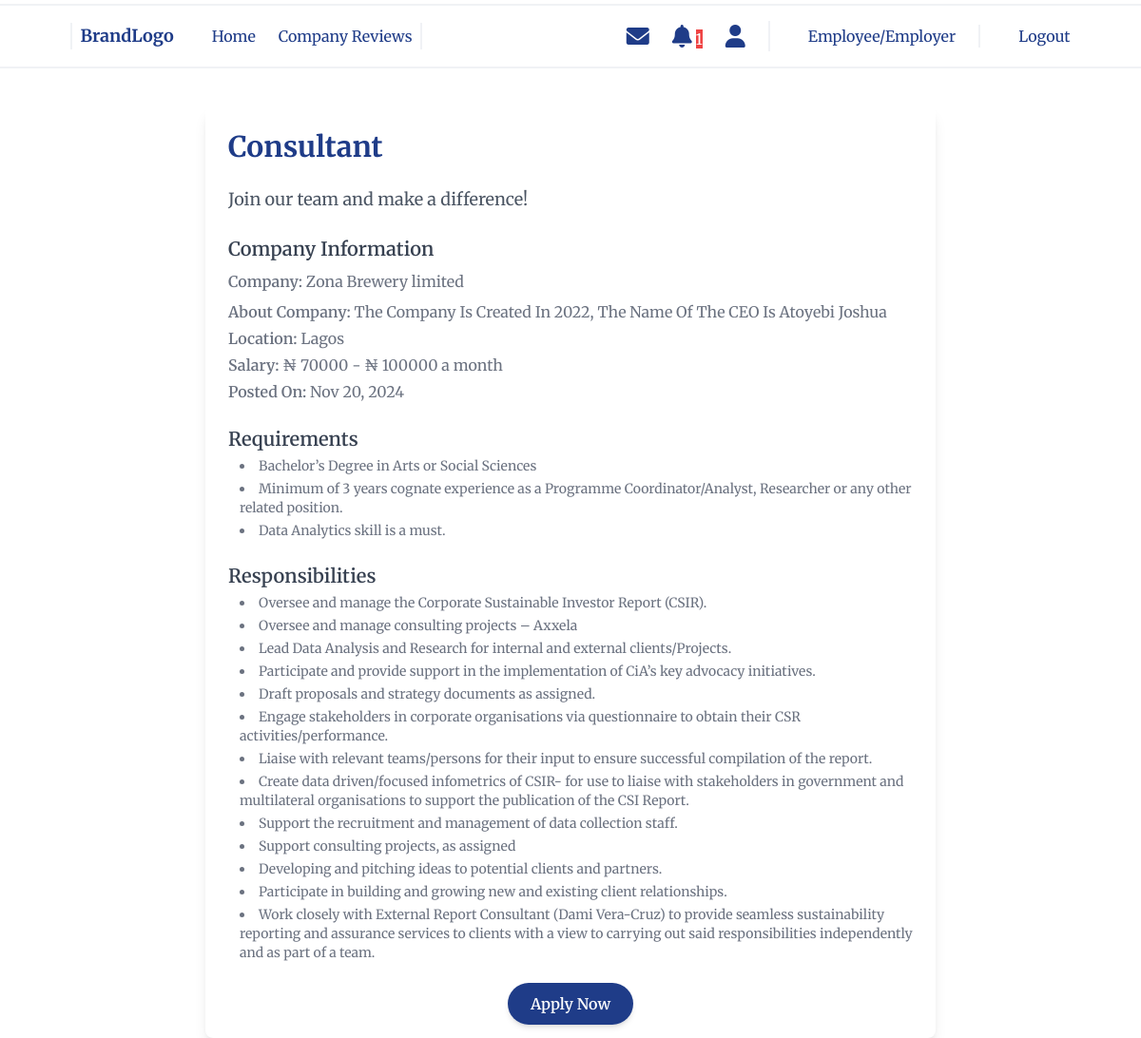
The page /job/detail/2/ (signed in) on the database its author committed.
### job/models.py (models this page shows, shortened)
class Job(models.Model):
    JOB_TYPE_CHOICES = [
        ('REMOTE', 'Remote'),
        ('FULL_TIME', 'Full-time'),
        ('PART_TIME', 'Part-time'),
        ('INTERNSHIP', 'Internship'),
        ('CONTRACT', 'Contract'),
        ('FREELANCE', 'Freelance'),
    ]
    user = models.ForeignKey(Account, on_delete=models.CASCADE, related_name='jobs')  # Recruiter
    company = models.ForeignKey(Company, on_delete=models.CASCADE, related_name='jobs')
    title = models.CharField('Job Title', max_length=200, unique=True)
    location = models.CharField('Location', max_length=200,)
    job_type = models.CharField(max_length=20,choices=JOB_TYPE_CHOICES,default='FULL_TIME',)
    salary_min = models.PositiveIntegerField('Salary', default=70000)
    salary_max = models.PositiveIntegerField('Salary', default=100000)
    requirement = models.TextField('Requirements')
    responsibility = models.TextField('Responsibilities')
    description = models.TextField('Job Description', null=True, blank=True)
    skills = models.TextField('Skills')
    is_available = models.BooleanField(default=False)
    create_date = models.DateTimeField('Posted On', auto_now_add=True)

### company/models.py (models this page shows, shortened)
class Company(models.Model):
    country_choices = (
        ('NG', 'Nigeria'),
        ('US', 'United States'),
        ('GB', 'United Kingdom'),
        ('CA', 'Canada'),
        ('IN', 'India'),
        ('AU', 'Australia'),
        ('DE', 'Germany'),
        ('FR', 'France'),
        ('JP', 'Japan'),
        ('CN', 'China'),
        ('BR', 'Brazil'),
        ('ZA', 'South Africa'),
        ('IT', 'Italy'),
        ('ES', 'Spain'),
        ('RU', 'Russia'),
        ('MX', 'Mexico'),
        ('KR', 'South Korea'),
        ('AR', 'Argentina'),
        ('NG', 'Nigeria'),
    )
    industry_choices = (
        ('tech', 'Technology'),
        ('finance', 'Finance'),
        ('healthcare', 'Healthcare'),
        ('education', 'Education'),
        ('retail', 'Retail'),
        ('entertainment', 'Entertainment'),
        ('construction', 'Construction'),
        ('manufacturing', 'Manufacturing'),
        ('automotive', 'Automotive'),
        ('transportation', 'Transportation'),
        ('real-estate', 'Real Estate'),
        ('energy', 'Energy'),
        ('hospitality', 'Hospitality'),
        ('agriculture', 'Agriculture'),
        ('media', 'Media'),
        ('telecommunications', 'Telecommunications'),
        ('e-commerce', 'E-commerce'),
        ('food-beverage', 'Food & Beverage'),
        ('tourism', 'Tourism'),
        ('logistics', 'Logistics'),
    )
    user = models.ForeignKey(Account, on_delete=models.CASCADE)
    name = models.CharField(max_length=100, null=True, blank=True)
    country = models.CharField(max_length=3, choices=country_choices, null=True, blank=True, default='US')
    image = models.ImageField(upload_to="company_image", validators=[FileExtensionValidator(['jpg', 'jpeg', 'png'])])
    founded_date = models.DateField(null=True, blank=True)
    industry = models.CharField(max_length=100, choices=industry_choices, null=True, blank=True)
    address = models.CharField(max_length=255, null=True, blank=True)  # Comprehensive address field
    size = models.CharField(max_length=50, choices=[('small', 'Small'), ('medium', 'Medium'), ('large', 'Large')], null=True, blank=True)
    is_verified = models.BooleanField(default=False)
    can_recruit = models.BooleanField(default=False)
    website_url = models.URLField(max_length=255, null=True, blank=True)  # Website URL
    facebook_link = models.URLField(max_length=255, null=True, blank=True)  # Social media link: Facebook
    twitter_link = models.URLField(max_length=255, null=True, blank=True)   # Social media link: Twitter
    linkedin_link = models.URLField(max_length=255, null=True, blank=True)  # Social media link: LinkedIn
    instagram_link = models.URLField(max_length=255, null=True, blank=True) # Social media link: Instagram
    about = models.TextField(null=True, blank=True)
    mission = models.TextField(null=True, blank=True)
    vision = models.TextField(null=True, blank=True)

### job/views.py (the view)
# urls.py: path('detail/<int:pk>/', views.job_detail, name='job_detail'),  # View job details
def job_detail(request, pk):  # Change job_id to pk
    job = get_object_or_404(Job, id=pk)  # Use pk here
    requirements = [req.strip() for req in job.requirement.split('\n') if req.strip()]  # Clean and split
    responsibilities = [res.strip() for res in job.responsibility.split('\n') if res.strip()] if job.responsibility else []
    return render(request, 'job/job_detail.html', {
        'job': job,
        'requirements': requirements,
        'responsibilities': responsibilities,
    })

### notification/context_processors.py (called while the page is built)
def unread_notifications_count(request):
    if request.user.is_authenticated:
        return {
            'unread_notifications_count': request.user.notifications.filter(is_read=False).count()
        }
    return {}

### job/templates/job/job_detail.html (shortened to what this page needs)
{% extends 'base.html' %}
{% block main %}
<div class="max-w-3xl mx-auto p-6 bg-white shadow-lg rounded-lg mt-8">
    <div class="flex justify-between items-center mb-6">
        <h1 class="text-3xl font-bold text-primary">{{ job.title }}</h1>
    </div>
    <p class="text-lg text-gray-600 mb-6">Join our team and make a difference!</p>
    <div class="mb-6">
        <h2 class="text-xl font-semibold text-gray-700">Company Information</h2>
        <p class="mt-2 text-gray-500"><span class="font-semibold">Company:</span> {{ job.company.name }}</p>
        <p class="mt-2 text-gray-500"><span class="font-semibold">About Company:</span> {{ job.company.about }}</p>
        <p class="mt-1 text-gray-500"><span class="font-semibold">Location:</span> {{ job.location }}</p>
        <p class="mt-1 text-gray-500"><span class="font-semibold">Salary:</span> ₦ {{ job.salary_min }} - ₦ {{ job.salary_max }} a month</p>
        <p class="mt-1 text-gray-500"><span class="font-semibold">Posted On:</span> {{ job.create_date|date:"M d, Y" }}</p>
    </div>
    <div class="mb-6">
        <h2 class="text-xl font-semibold text-gray-700">Requirements</h2>
        {% if requirements %}
            <ul class="text-sm list-disc list-inside ml-3">
                {% for req in requirements %}
                    <li class="mt-1 text-gray-500">{{ req }}</li>
                {% endfor %}
            </ul>
        {% else %}
            <p class="text-gray-500 italic">No requirements provided.</p>
        {% endif %}
    </div>
    <div class="mb-6">
        <h2 class="text-xl font-semibold text-gray-700">Responsibilities</h2>
        {% if responsibilities %}
            <ul class="text-sm list-disc list-inside ml-3">
                {% for res in responsibilities %}
                    <li class="mt-1 text-gray-500">{{ res }}</li>
                {% endfor %}
            </ul>
        {% else %}
            <p class="text-gray-500 italic">No responsibilities provided.</p>
        {% endif %}
    </div>
    <div class="mt-8 text-center">
        <a href="{% url 'apply_job' job.id %}"
           class="bg-primary hover:bg-blue-700 text-white font-semibold py-3 px-6 rounded-full shadow-md transition duration-200">
            Apply Now
        </a>
    </div>
</div>
{% endblock %}

### rows shown on the page
Job: title "Consultant", company.name "Zona Brewery limited", company.about "The Company Is Created In 2022, The Name Of The CEO Is Atoyebi Joshua", location "Lagos", salary_min "70000", salary_max "100000", create_date "Nov 20, 2024"

### other values the page prints
{{ unread_notifications_count }} "1"
{{ req }} "Bachelor’s Degree in Arts or Social Sciences" "Minimum of 3 years cognate experience as a Programme Coordinator/Analyst, Researcher or any other related position." "Data Analytics skill is a must."
{{ res }} "Oversee and manage the Corporate Sustainable Investor Report (CSIR)." "Oversee and manage consulting projects – Axxela" "Lead Data Analysis and Research for internal and external clients/Projects." "Participate and provide support in the implementation of CiA’s key advocacy initiatives." "Draft proposals and strategy documents as assigned." "Engage stakeholders in corporate organisations via questionnaire to obtain their CSR activities/performance." "Liaise with relevant teams/persons for their input to ensure successful compilation of the report." "Create data driven/focused infometrics of CSIR- for use to liaise with stakeholders in government and multilateral organisations to support the publication of the CSI Report." "Support the recruitment and management of data collection staff." "Support consulting projects, as assigned" "Developing and pitching ideas to potential clients and partners." "Participate in building and growing new and existing client relationships."
